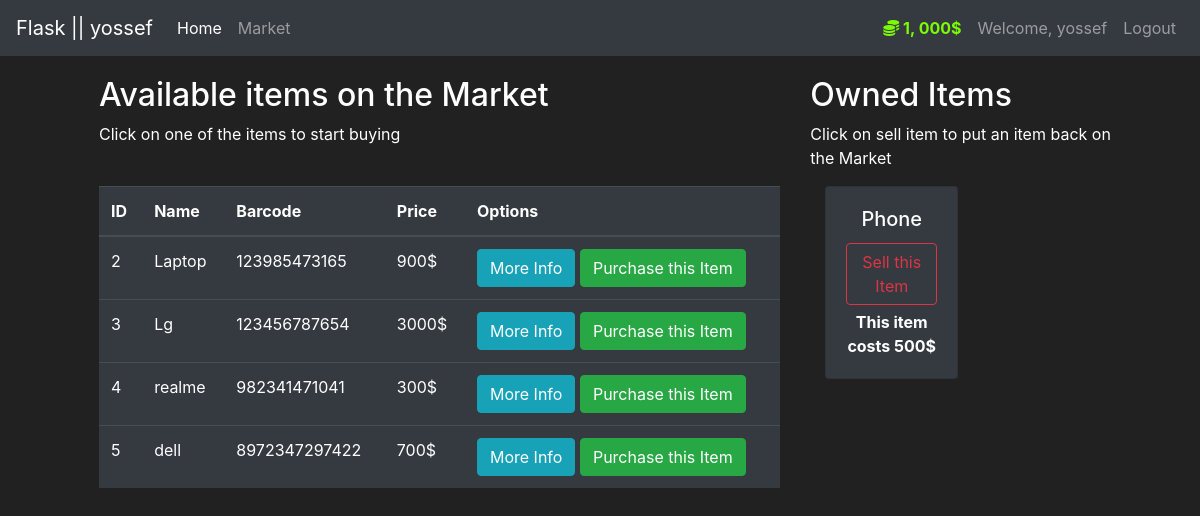
The app's page /market (signed in) with its own data.
### market/models.py (models this page shows, shortened)
class User(db.Model, UserMixin):
    id = db.Column(db.Integer(), primary_key=True)
    username = db.Column(db.String(length=30), nullable=False, unique=True)
    email_address = db.Column(db.String(length=60), nullable=False ,unique=True)
    password_hash = db.Column(db.String(length=60), nullable=False)
    budget = db.Column(db.Integer(), nullable=False, default=1000)
    items = db.relationship('Item', backref='owned_user', lazy=True)
    @property
    def budget_prettier(self):
        if len(str(self.budget)) >= 4:
            return f'{str(self.budget)[:-3]}, {str(self.budget)[-3:]}'
        else:
            return f'{self.budget}'
    @property
    def password(self):
        return self.password

class Item(db.Model):
    id = db.Column(db.Integer(), primary_key=True)
    name = db.Column(db.String(length=30), nullable=False, unique=True)
    price = db.Column(db.Integer(), nullable=False)
    barcode = db.Column(db.String(length=12), nullable=False, unique=True)
    description = db.Column(db.String(length=1024), nullable=False, unique=True)
    owner = db.Column(db.Integer(), db.ForeignKey('user.id'))

### market/routes.py (the view, shortened to what this page needs)
@app.route('/market', methods=['GET', 'POST'])
@login_required
def market_page():
    purchese_item = PurchesesItemForm() # form for the sumbit button purchese
    selling_form = SellesItemForm() # for sumbit sell
    if request.method == "GET":
        items = Item.query.filter_by(owner=None) # get all the item from the database that dont have a ownership(not buy)
        owned_items = Item.query.filter_by(owner=current_user.id) # get all the item from the database that dont have a ownership(not buy)
        return render_template("market.html" , items=items, purchese_item=purchese_item, owned_items=owned_items, selling_form=selling_form)

### market/models.py (called while the page is built)
@login_manager.user_loader
def load_user(user_id):
    return User.query.get(int(user_id))

### market/templates/market.html (shortened to what this page needs)
{% extends 'base.html' %}
{% block content %}
<div class="row" style="margin-top:20px; margin-left:20px">
    <div class="col-8">
        <h2>Available items on the Market</h2>
        <p>Click on one of the items to start buying</p>
        <br>
        <table class="table table-hover table-dark">
            <thead>
                <tr>
                    <th scope="col">ID</th>
                    <th scope="col">Name</th>
                    <th scope="col">Barcode</th>
                    <th scope="col">Price</th>
                    <th scope="col">Options</th>
                </tr>
            </thead>
            <tbody>
                {% for item in items %}
                <tr>
                    <td>{{ item.id }}</td>
                    <td>{{ item.name }}</td>
                    <td>{{ item.barcode }}</td>
                    <td>{{ item.price }}$</td>
                    <td>
                        <button class="btn btn-outline btn-info" data-toggle="modal"
                            data-target="#Modal-MoreInfo-{{ item.id }}">More Info</button>
                        <button class="btn btn-outline btn-success" data-toggle="modal"
                            data-target="#Modal-PurchaseConfirm-{{ item.id }}">Purchase this Item</button>
                    </td>
                </tr>
                {% endfor %}
            </tbody>
        </table>
    </div>
    <div class="col-4">
        <h2>Owned Items</h2>
        <p>Click on sell item to put an item back on the Market</p>
        {% for owned_item in owned_items %}
        <div class="col-md-6">
            <div style="margin-bottom: 5px" class="card text-center bg-dark">
                <div class="card-body">
                    <h5 class="card-title">{{ owned_item.name }}</h5>
                    <button type="button" class="btn btn-outline-danger" style="margin-bottom: 5px" data-toggle="modal"
                        data-target="#Modal-SellingConfirm-{{ owned_item.id }}">
                        Sell this Item
                    </button>
                    <p class="card-text"><strong>
                            This item costs {{ owned_item.price }}$
                        </strong></p>
                </div>
            </div>
        </div>
        {% endfor %}
        <br>
    </div>
</div>
{% endblock %}

### market/templates/base.html (shortened to what this page needs)
<!doctype html>
<html lang="en">
<head>
    <link rel="stylesheet" href="https://cdn.jsdelivr.net/npm/bootstrap@4.5.3/dist/css/bootstrap.min.css"
>
</head>
<body>
    <nav class="navbar navbar-expand-md navbar-dark bg-dark">
        <a class="navbar-brand" href="{{ url_for('home_page') }}">Flask || yossef</a>
        <div class="collapse navbar-collapse" id="navbarNav">
            <ul class="navbar-nav mr-auto">
                <li class="nav-item active">
                    <a class="nav-link" href="{{ url_for('home_page') }}">Home </a>
                </li>
                <li class="nav-item">
                    <a class="nav-link" href="{{ url_for('market_page') }}">Market</a>
                </li>
            </ul>
            <ul class="navbar-nav">
                {% if current_user.is_authenticated %}
                <li class="nav-item">
                    <a class="nav-link" style="color: lawngreen; font-weight: bold;">
                        <i class="fas fa-coins"></i>
                        <span>{{ current_user.budget_prettier }}$</span>
                    </a>
                </li>
                <li class="nav-item">
                    <a class="nav-link">Welcome, {{ current_user.username }}</a>
                </li>
                <li class="nav-item">
                    <a class="nav-link" href="{{ url_for('logout_page') }}">Logout</a>
                </li>
                {% endif %}
            </ul>
        </div>
    </nav>
    <div class="custom-wrapper">
        {% block content %}
        {% endblock %}
    </div>
</body>
</html>

### market/templates/base.html (style rules this page uses)
.custom-wrapper { overflow: hidden; padding-inline: 4rem; }
body { background-color: #212121; color: white }

### records on screen
User: budget_prettier "1, 000", username "yossef"
Item: id "2", name "Laptop", barcode "123985473165", price "900"
Item: id "3", name "Lg", barcode "123456787654", price "3000"
Item: id "4", name "realme", barcode "982341471041", price "300"
Item: id "5", name "dell", barcode "8972347297422", price "700"
Item: name "Phone", price "500"
